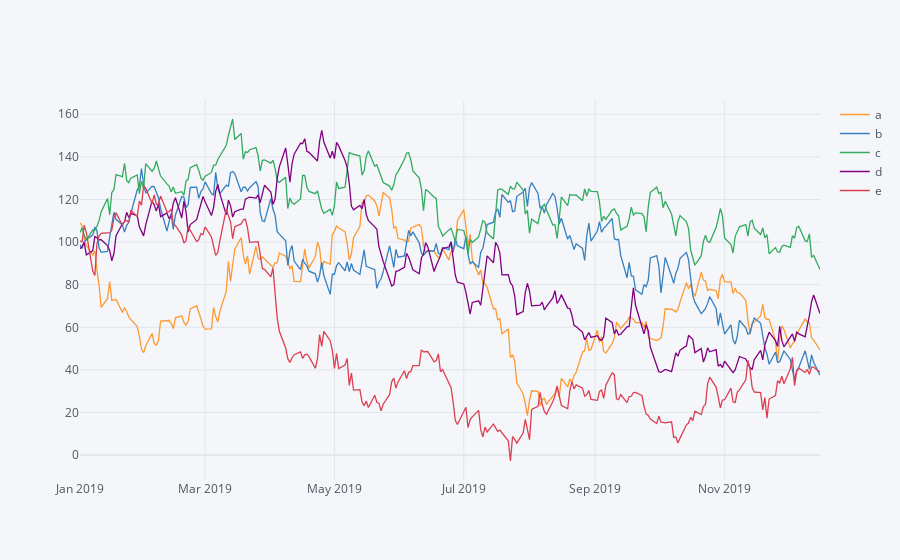

This figure's notebook cell:
### Code cell
plyo.iplot(df.iplot(asFigure= True),
           image ='png',
           filename = 'ply_01')

### Figure 1 — Plotly figure (JSON) as saved in the notebook; plotly's stock layout.template omitted (floating-point values rounded to 4 significant figures; data arrays with more than 128 entries replaced by an {"elided": "..."} marker saying what was removed)
{"data": [{"line": {"color": "rgba(255, 153, 51, 1.0)", "dash": "solid", "shape": "linear", "width": 1.3}, "mode": "lines", "name": "a", "text": "", "x": {"elided": "250 str values"}, "y": {"elided": "250 float values"}, "type": "scatter"}, {"line": {"color": "rgba(55, 128, 191, 1.0)", "dash": "solid", "shape": "linear", "width": 1.3}, "mode": "lines", "name": "b", "text": "", "x": {"elided": "250 str values"}, "y": {"elided": "250 float values"}, "type": "scatter"}, {"line": {"color": "rgba(50, 171, 96, 1.0)", "dash": "solid", "shape": "linear", "width": 1.3}, "mode": "lines", "name": "c", "text": "", "x": {"elided": "250 str values"}, "y": {"elided": "250 float values"}, "type": "scatter"}, {"line": {"color": "rgba(128, 0, 128, 1.0)", "dash": "solid", "shape": "linear", "width": 1.3}, "mode": "lines", "name": "d", "text": "", "x": {"elided": "250 str values"}, "y": {"elided": "250 float values"}, "type": "scatter"}, {"line": {"color": "rgba(219, 64, 82, 1.0)", "dash": "solid", "shape": "linear", "width": 1.3}, "mode": "lines", "name": "e", "text": "", "x": {"elided": "250 str values"}, "y": {"elided": "250 float values"}, "type": "scatter"}], "layout": {"legend": {"bgcolor": "#F5F6F9", "font": {"color": "#4D5663"}}, "paper_bgcolor": "#F5F6F9", "plot_bgcolor": "#F5F6F9", "title": {"font": {"color": "#4D5663"}}, "xaxis": {"gridcolor": "#E1E5ED", "showgrid": true, "tickfont": {"color": "#4D5663"}, "title": {"font": {"color": "#4D5663"}, "text": ""}, "zerolinecolor": "#E1E5ED"}, "yaxis": {"gridcolor": "#E1E5ED", "showgrid": true, "tickfont": {"color": "#4D5663"}, "title": {"font": {"color": "#4D5663"}, "text": ""}, "zerolinecolor": "#E1E5ED"}}}
